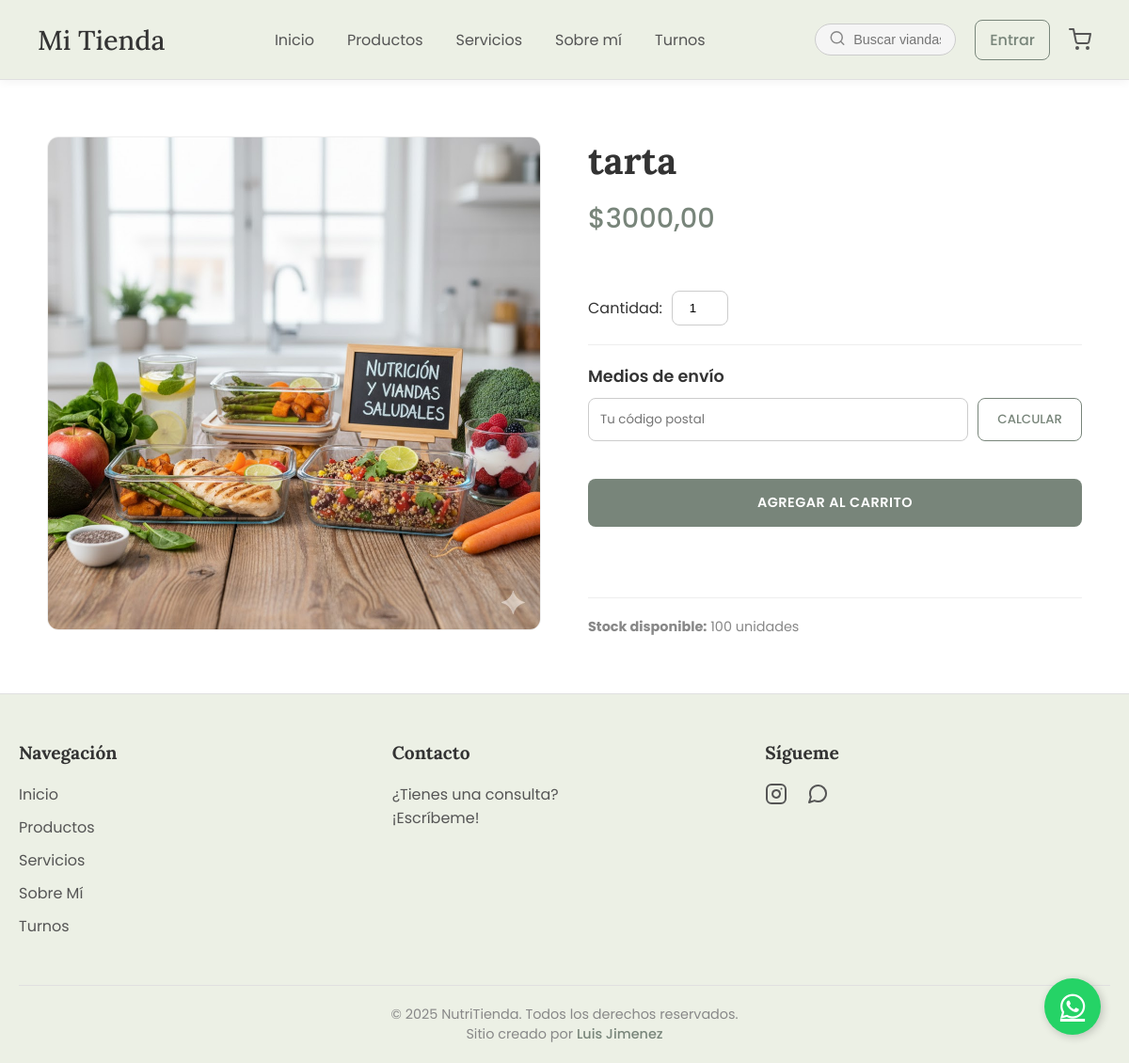
/productos/1/, run on the app's committed database.
### productos/models.py (models this page shows, shortened)
class Producto(models.Model):
    nombre = models.CharField(max_length=100)
    categoria = models.ForeignKey(Categoria, on_delete=models.SET_NULL, null=True, blank=True)
    descripcion = models.TextField(blank=True, null=True)
    precio = models.DecimalField(max_digits=10, decimal_places=2)
    imagen = ProcessedImageField(
        upload_to='productos/',
        processors=[Transpose(), ResizeToFit(width=1024, height=1024)],
        format='WEBP',
        options={'quality': 85},
        blank=True, null=True
    )
    stock = models.PositiveIntegerField(default=0, help_text="Cantidad disponible en inventario")
    disponible = models.BooleanField(default=True)
    destacado = models.BooleanField(default=False)
    es_vegetariano = models.BooleanField(default=False, verbose_name="Apto Vegetariano")
    es_vegano = models.BooleanField(default=False, verbose_name="Apto Vegano")
    es_sin_tacc = models.BooleanField(default=False, verbose_name="Apto Celíaco (Sin TACC)")
    favoritos = models.ManyToManyField(User, related_name='productos_favoritos', blank=True)

### configuracion/models.py (models this page shows, shortened)
class AparienciaConfig(models.Model):
    logo_sitio = ProcessedImageField(
        upload_to='logos/',
        processors=[Transpose(), ResizeToFit(height=80)], # Redimensionar por altura (máx 80px de alto)
        format='PNG', # Conservar PNG para logos transparentes
        options={'quality': 90},
        blank=True, null=True, verbose_name="Logo del Sitio (Navbar)"
    )
    color_fondo_body = ColorField(default='#ECF0E5', verbose_name="Color de Fondo Principal")
    color_carrito_activo = ColorField(default='#E74C3C', verbose_name="Color Contador Carrito (con items)", help_text="Color del círculo numérico del carrito cuando tiene productos.")
    navbar_color_fondo = ColorField(default='#FFFFFF', verbose_name="Color de Fondo (Navbar y Footer)")
    navbar_color_enlaces = ColorField(default='#555555', verbose_name="Color de Texto (Enlaces del Nav)")
    class EstilosTarjeta(models.TextChoices):
        SIMPLE = 'simple', 'Estilo Simple (Actual)'
        HOT_SALE = 'hot_sale', 'Estilo "Hot Sale" (Con insignia)'
        HARVEST = 'harvest', 'Estilo "Harvest" (Vase)'
    estilo_tarjeta_producto = models.CharField(max_length=20, choices=EstilosTarjeta.choices, default=EstilosTarjeta.SIMPLE, verbose_name="Estilo de Tarjetas de Producto", help_text="Elige el diseño que se usará para mostrar los productos en el catálogo.")
    class FuentesTarjeta(models.TextChoices):
        DEFAULT = '"Poppins", sans-serif', 'Fuente Principal (Poppins)'
        SERIF = '"Lora", serif', 'Fuente Elegante (Lora)'
        MODERNA = '"Segoe UI", sans-serif', 'Fuente Moderna (Segoe UI)'
    fuente_tarjetas = models.CharField(max_length=50, choices=FuentesTarjeta.choices, default=FuentesTarjeta.DEFAULT, verbose_name="Tipografía de Tarjetas")
    color_titulo_tarjeta = ColorField(default='#18181B', verbose_name="Color Título (Tarjetas)")
    color_desc_tarjeta = ColorField(default='#52525B', verbose_name="Color Descripción (Tarjetas)")
    boton_color_principal_fondo = ColorField(default='#78857A', verbose_name="Color Principal (Botones)")
    boton_color_principal_texto = ColorField(default='#FFFFFF', verbose_name="Color de Texto (Botones)")
    boton_color_principal_hover = ColorField(default='#647066', verbose_name="Color Hover (Botones)")
    boton_color_secundario_borde = ColorField(default='#78857A', verbose_name="Color Secundario (Borde y Texto)")
    card_btn_principal_fondo = ColorField(default='#78857A', verbose_name="[Tarjeta] Color Principal (Fondo)")
    card_btn_principal_texto = ColorField(default='#FFFFFF', verbose_name="[Tarjeta] Color Principal (Texto)")
    card_btn_principal_hover = ColorField(default='#647066', verbose_name="[Tarjeta] Color Principal (Hover)")
    card_btn_secundario_borde = ColorField(default='#78857A', verbose_name="[Tarjeta] Color Secundario (Borde)")
    footer_col_contacto_titulo = models.CharField(max_length=50, default="Contacto", verbose_name="Título Columna Contacto")
    footer_col_contacto_texto = models.TextField(max_length=200, default="¿Tienes una consulta? <br> ¡Escríbeme!", verbose_name="Texto Columna Contacto", blank=True)
    footer_link_instagram = models.URLField(max_length=255, blank=True, null=True, verbose_name="Enlace Instagram", help_text="URL completa (ej: https://instagram.com/...)")
    footer_link_whatsapp = models.URLField(max_length=255, blank=True, null=True, verbose_name="Enlace WhatsApp", help_text="URL completa (ej: https://wa.me/123456...)")
    footer_texto_creditos = models.CharField(max_length=100, default="Luis Jiménez", verbose_name="Nombre Creador (Footer)")
    class Meta:
        verbose_name = "Configuración de Apariencia"
        verbose_name_plural = "Configuración de Apariencia"

### productos/views.py (the view)
# urls.py: path('<int:producto_id>/', views.detalle_producto, name='detalle_producto'),
def detalle_producto(request, producto_id):
    producto = get_object_or_404(Producto, id=producto_id)
    contexto = { 'producto': producto }
    return render(request, 'productos/detalle_producto.html', contexto)

### configuracion/context_processors.py (called while the page is built)
def apariencia_context(request):
    config = AparienciaConfig.objects.first()
    if not config:
        config_data = {
            'logo_sitio': None,
            'color_fondo_body': '#ECF0E5',
            'navbar_color_fondo': '#FFFFFF',
            'navbar_color_enlaces': '#555555',
            'boton_color_principal_fondo': '#78857A',
            'boton_color_principal_texto': '#FFFFFF',
            'boton_color_principal_hover': '#647066',
            'boton_color_secundario_borde': '#78857A',
             'color_carrito_activo': '#E74C3C',
        }
    else:
        config_data = config
    return {'apariencia_config': config_data}

### templates/productos/detalle_producto.html (shortened to what this page needs)
{% extends 'base.html' %}
{% load static %}
{% block extra_css %}
  <link rel="stylesheet" href="{% static 'css/pages/detalle_producto.css' %}">
{% endblock %}
{% block content %}
<div class="producto-detalle-wrapper">
    <div class="producto-detalle-container">
        <div class="producto-imagen-galeria">
            <img src="{{ producto.imagen.url }}" alt="{{ producto.nombre }}">
        </div>
        <div class="producto-info">
            <h1 class="producto-nombre">{{ producto.nombre }}</h1>
            <p class="producto-precio">${{ producto.precio|floatformat:2 }}</p>
            <div class="producto-acciones">
                <div class="cantidad-selector">
                    <label for="cantidad">Cantidad:</label>
                    <input type="number" id="cantidad" class="quantity-input" value="1" min="1" max="{{ producto.stock }}">
                </div>
               <div class="shipping-calculator">
    <label for="cp-input">Medios de envío</label>
    <div class="cp-form">
        <input type="text" id="cp-input" placeholder="Tu código postal">
        <button type="button" id="cp-calcular-btn" class="btn-secundario">CALCULAR</button>
    </div>
</div>
                <button class="btn-principal add-to-cart-btn"
        data-id="{{ producto.id }}"
        data-nombre="{{ producto.nombre }}"
        data-precio="{{ producto.precio }}"
        data-imagen="{{ producto.imagen.url }}">
    Agregar al Carrito
</button>
            </div>
            <div class="info-adicional">
                <p><strong>Stock disponible:</strong> {{ producto.stock }} unidades</p>
            </div>
        </div>
    </div>
</div>
{% endblock %}

### templates/footer_content.html (shortened to what this page needs)
{% load static %}
<footer class="site-footer">
    <div class="footer-container">
        <div class="footer-column">
            <h4>Navegación</h4>
            <ul>
                <li><a href="{% url 'inicio' %}">Inicio</a></li>
                <li><a href="{% url 'lista_productos' %}">Productos</a></li>
                <li><a href="{% url 'servicios' %}">Servicios</a></li>
                <li><a href="{% url 'sobre_mi' %}">Sobre Mí</a></li>
                <li><a href="{% url 'calendario' %}">Turnos</a></li>
            </ul>
        </div>
        <div class="footer-column">
            <h4>{{ apariencia_config.footer_col_contacto_titulo|default:"Contacto" }}</h4>
            <p>{{ apariencia_config.footer_col_contacto_texto|safe|default:"¿Tienes una consulta? <br> ¡Escríbeme!" }}</p>
        </div>
        <div class="footer-column">
            <h4>Sígueme</h4>
            <div class="footer-social">
                {% if apariencia_config.footer_link_instagram %}
                <a href="{{ apariencia_config.footer_link_instagram }}" target="_blank" aria-label="Instagram">
                </a>
                {% endif %}
                {% if apariencia_config.footer_link_whatsapp %}
                <a href="{{ apariencia_config.footer_link_whatsapp }}" target="_blank" aria-label="WhatsApp">
                </a>
                {% endif %}
            </div>
        </div>
    </div>
    <div class="footer-bottom">
        <p>&copy; {% now "Y" %} NutriTienda. Todos los derechos reservados.</p>
        <p class="creator-credit">Sitio creado por <a href="#" target="_blank">{{ apariencia_config.footer_texto_creditos|default:"Luis Jiménez" }}</a></p>
    </div>
</footer>

### static/css/base/global.css (style rules this page uses)
* { margin: 0; padding: 0; box-sizing: border-box; }
body { font-family: "Poppins", sans-serif; background-color: var(--color-fondo-body, #ecf0e5); color: #333; padding-top: 85px; transition: padding-top 0.3s ease; }
.site-footer { background-color: var(--color-footer, #ffffff); color: #555; padding: 50px 20px 0; border-top: 1px solid #e0e0e0; }
.footer-container { max-width: 1200px; margin: 0 auto; display: flex; justify-content: space-between; flex-wrap: wrap; gap: 30px; padding-bottom: 40px; }
.footer-column { flex: 1; min-width: 200px; }
.footer-column h4 { font-family: "Lora", serif; font-size: 1.2rem; color: #333; margin-bottom: 20px; }
.footer-column ul { list-style: none; padding: 0; }
.footer-column ul li { margin-bottom: 10px; }
.footer-column a { text-decoration: none; color: #555; transition: color 0.3s ease; }
.footer-social { display: flex; gap: 20px; }
.footer-social svg { transition: all 0.3s ease; }
.footer-bottom { border-top: 1px solid #e0e0e0; padding: 20px 0; text-align: center; font-size: 0.9rem; color: #888; }
.creator-credit a { color: var(--color-btn-principal-fondo, #78857a); font-weight: 500; text-decoration: none; }
.btn-elegante, .btn-principal, .btn-secundario, .btn-checkout, .login-button { font-family: "Poppins", sans-serif; font-weight: 500; text-align: center; border-radius: 8px; cursor: pointer; transition: all 0.3s ease; text-decoration: none; }
.btn-principal { background-color: var(--color-btn-principal-fondo, #78857a); color: var(--color-btn-principal-texto, #fff); border: none; padding: 12px 25px; }
.btn-secundario { background-color: transparent; color: var(--color-btn-secundario-borde, #78857a); border: 1px solid var(--color-btn-secundario-borde, #78857a); padding: 12px 25px; }

### static/css/components/card_simple.css (style rules this page uses)
.add-to-cart-btn { flex: 2; padding: 10px; background-color: var(--color-btn-principal-fondo, #4A6C48); color: white; border: none; border-radius: 8px; cursor: pointer; font-weight: 600; font-size: 0.9rem; transition: all 0.2s; text-transform: uppercase; letter-spacing: 0.5px; }

### static/css/pages/detalle_producto.css (style rules this page uses)
.producto-detalle-wrapper { background-color: #fff; padding: 60px 20px; }
.producto-detalle-container { max-width: 1100px; margin: 0 auto; display: flex; gap: 50px; text-align: left; }
.producto-imagen-galeria { flex: 1; }
.producto-imagen-galeria img { width: 100%; height: auto; border-radius: 12px; border: 1px solid #eee; }
.producto-info { flex: 1; display: flex; flex-direction: column; }
.producto-nombre { font-family: "Lora", serif; font-size: 2.5rem; margin-bottom: 15px; }
.producto-precio { font-size: 1.8rem; color: var(--color-btn-principal-fondo, #78857a); font-weight: 500; margin-bottom: 25px; }
.producto-acciones { display: flex; flex-direction: column; gap: 20px; align-items: stretch; margin-bottom: 30px; }
.cantidad-selector { display: flex; align-items: center; gap: 10px; }
.cantidad-selector input { width: 60px; padding: 10px; text-align: center; border: 1px solid #ccc; border-radius: 8px; }
.producto-info .add-to-cart-btn { padding: 15px 30px; }
.info-adicional { font-size: 0.9rem; color: #888; border-top: 1px solid #eee; padding-top: 20px; margin-top: auto; }
.shipping-calculator { border-top: 1px solid #eee; padding-top: 20px; }
.shipping-calculator label { font-weight: 600; margin-bottom: 10px; display: block; font-size: 1.1rem; }
.cp-form { display: flex; gap: 10px; }
#cp-input { flex-grow: 1; padding: 12px; border: 1px solid #ccc; border-radius: 8px; font-family: "Poppins", sans-serif; }
#cp-calcular-btn { padding: 12px 20px; white-space: nowrap; }

### data on the page
Producto: imagen (picture), nombre "tarta", precio "3000,00", stock "100"
AparienciaConfig: footer_col_contacto_titulo "Contacto", footer_col_contacto_texto "¿Tienes una consulta? ¡Escríbeme!", footer_texto_creditos "Luis Jimenez"
